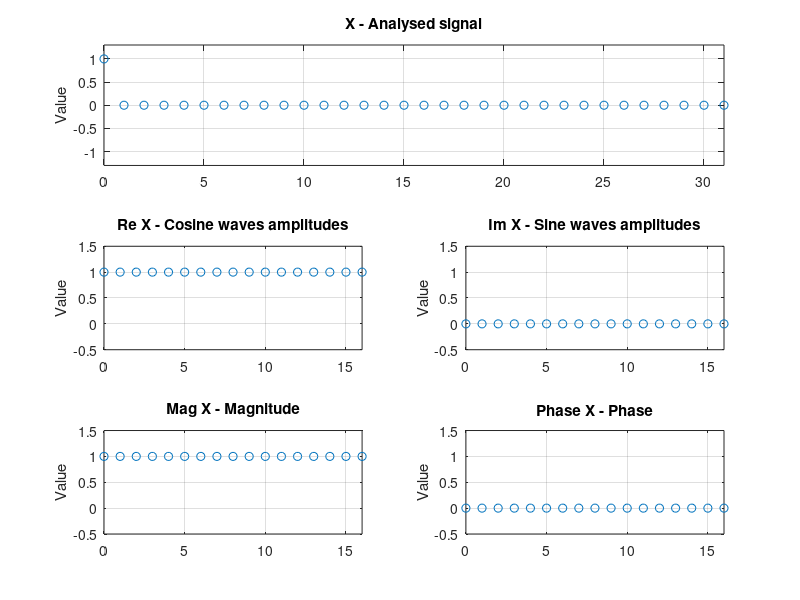

Recreate this plot in MATLAB.
#! /usr/bin/octave -qf

% Real DFT
% Pulse signal analysis

% Time domain length
td_length = 32;

% Frequency domain length
fd_length = (td_length/2)+1;

% Prepare impulse
X = zeros(1, td_length);
X(1) = 1;

% Prepare buffers for frequency domain result

% Rectangular notation
ReX = zeros(1, fd_length);
ImX = zeros(1, fd_length);

% Polar notation
MagX = zeros(1, fd_length);
PhaseX = zeros(1, fd_length);

% Calculus

t = 2*pi/td_length;

for k=1:fd_length,
    for i=1:td_length,
        ReX(k) = ReX(k) + X(i)*cos(t*(k-1)*(i-1));
    	ImX(k) = ImX(k) - X(i)*sin(t*(k-1)*(i-1));
    end;
end;

for k=1:fd_length,
    MagX(k) = sqrt(ReX(k)^2 + ImX(k)^2);
	if (ReX(k) == 0)
		ReX(k) = 1E-20;
	end;
	PhaseX(k) = atan(ImX(k) / ReX(k));

	if (ReX(k) < 0)
		if (ImX(k) < 0)
			PhaseX(k) = PhaseX(k) - pi;
		else
			PhaseX(k) = PhaseX(k) + pi;
		end;
	end;
end;

% Displaying

y_range_amplifier = 1.3;

td = 0:td_length-1;

subplot(3, 2, 1:2);
plot(td, X, 'o');
grid on;
y_range = max(abs(min(X)), abs(max(X)))*y_range_amplifier;
axis([0 length(td)-1 -y_range y_range]);
title('X - Analysed signal');
ylabel('Value');

td = 0:fd_length-1;

subplot(3, 2, 3);
plot(td, ReX, 'o');
grid on;
axis([0 length(td)-1 -0.5 1.5]);
title('Re X - Cosine waves amplitudes');
ylabel('Value');

subplot(3, 2, 4);
plot(td, ImX, 'o');
grid on;
axis([0 length(td)-1 -0.5 1.5]);
title('Im X - Sine waves amplitudes');
ylabel('Value');

subplot(3, 2, 5);
plot(td, MagX, 'o');
grid on;
axis([0 length(td)-1 -0.5 1.5]);
title('Mag X - Magnitude');
ylabel('Value');

subplot(3, 2, 6);
plot(td, PhaseX, 'o');
grid on;
axis([0 length(td)-1 -0.5 1.5]);
title('Phase X - Phase');
ylabel('Value');

printf("Press any key to exit..");
pause